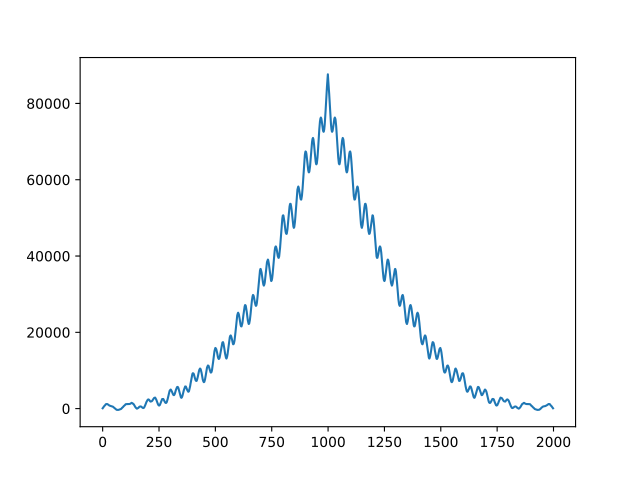

Write Python code to recreate this figure.
import numpy as np
import matplotlib.pyplot as plt
N=1000

trend=np.array([1/500*x**2 for x in np.linspace(0,100,N)])
frec=10
seasonal=np.array([2*np.cos(2*frec* np.pi * t + 0) +3*np.sin(3*2*frec* np.pi * t + 0) for t in np.linspace(0,1,N)])
noise=np.random.normal(0,1,N)
time_series=trend+seasonal+noise

cor1=np.correlate(time_series,time_series,mode='full')
#cor1=cor1[cor1.size//2:]
# p=2
# cor2=[]
# for i in range(N):
#     s=0
#     for j in range(N-p):
#         s+=time_series[j]*time_series[j-i]
#     cor2.append(s)
# cor2=np.array(cor2)


p=2
ym=np.array([[time_series[i-j-1] for j in range(p)] for i in range(p,N)])
theta=ym.T @ ym
gama=theta[:,0]
# print(gama)
plt.plot(cor1)
plt.savefig('lab8/b.pdf')
plt.show()
